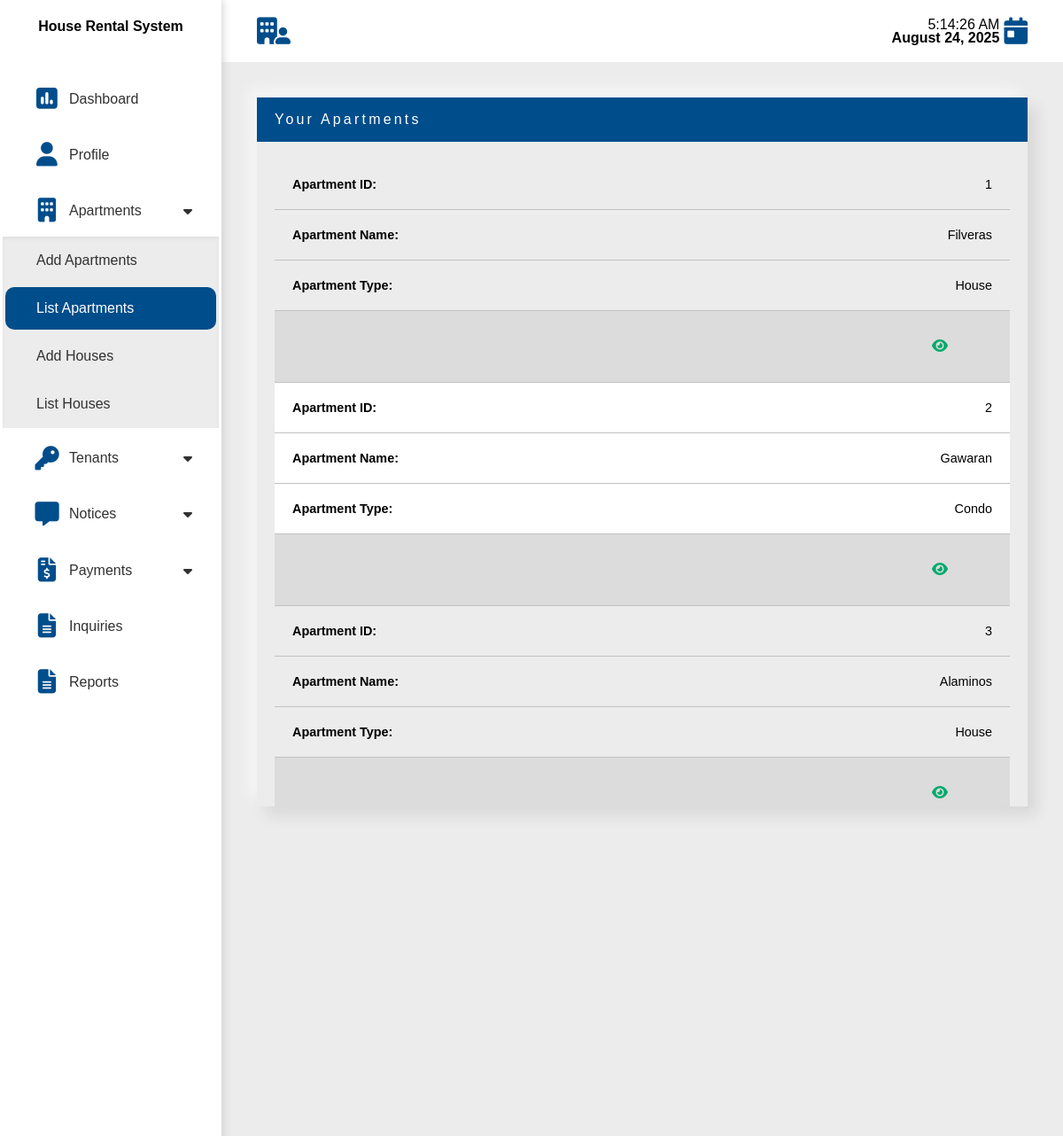
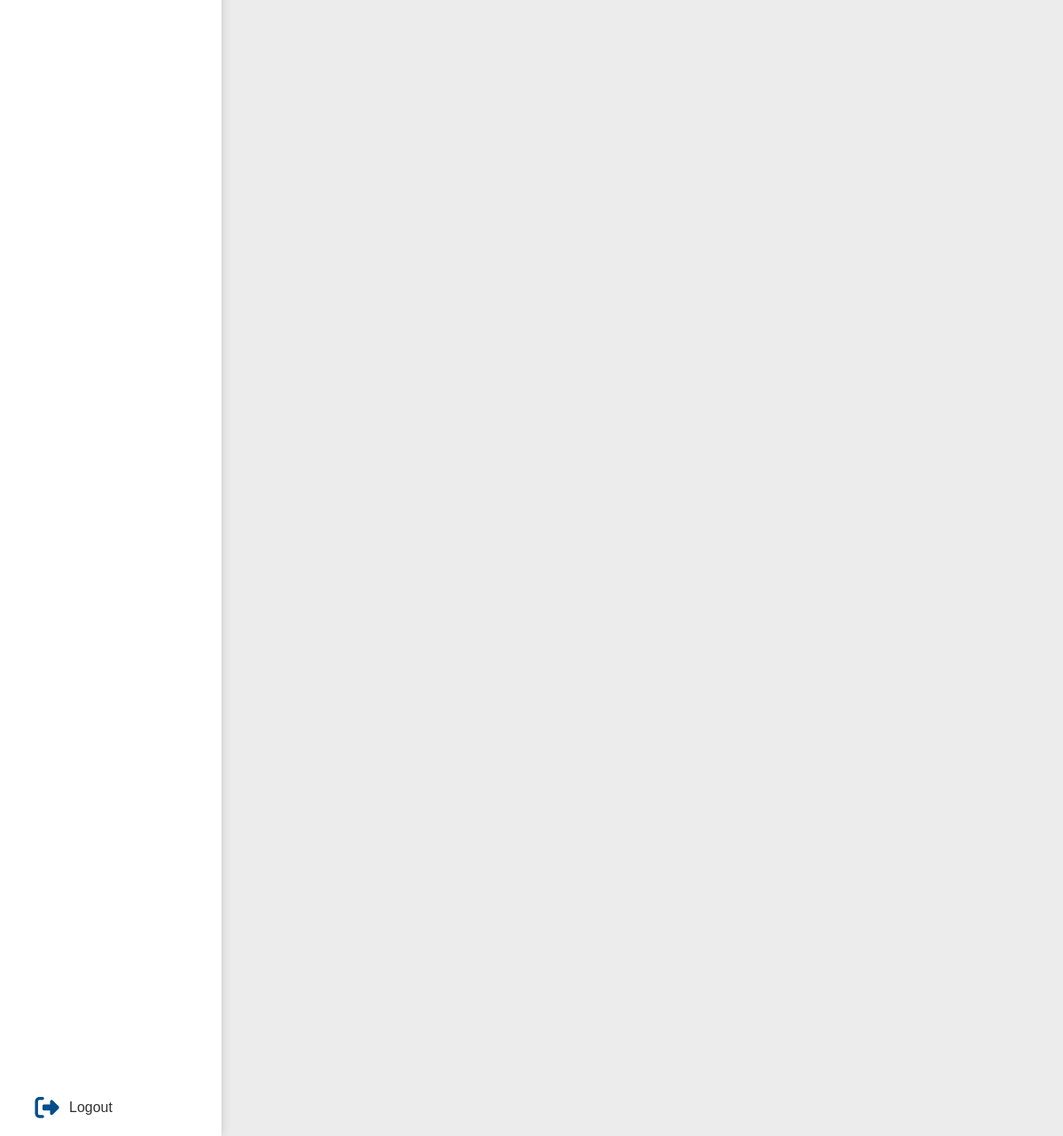
Screenshot of /landlord/list-apartments.php (signed in) with the database file from the repository (2 pictures, top to bottom).
### tables this page shows
CREATE TABLE `tblapartment` (
  `Apartment_ID` int(11) NOT NULL,
  `Owner_ID` int(11) NOT NULL,
  `Apartment_Name` varchar(255) NOT NULL,
  `Apartment_Type` varchar(55) NOT NULL
);

### include/fetch-id.php (called while the page is built, shortened)
<?php
if (isset($_SESSION['User_ID'])) {
    $id = $_SESSION['User_ID'];
    $owneridquery = "SELECT * from tblowners where User_ID='$id'";
    $owneridresult = $con->query($owneridquery) or die($con->error);
    $owneridrow = $owneridresult->fetch_assoc();
    @$ownerid = $owneridrow['Owner_ID'];
    $apartmentidquery = "SELECT * from tblapartment where Owner_ID='$ownerid'";
    $apartmentidresult = $con->query($apartmentidquery);
    $apartmentid = array();
    while($apartmentidrow = $apartmentidresult->fetch_assoc()){
        $apartmentid[] = $apartmentidrow;
    }
} else {
    header('Location: ../login.php');
}
?>

### landlord/list-apartments.php (the view, shortened to what this page needs)
<?php
include_once "../connection/dbcon.php";
include_once "../include/fetch-id.php";
?>
<!DOCTYPE html>
<html lang="en">
<head>
    <link rel="stylesheet" href="css/style.css">
    <link rel="stylesheet" href="css/table.css">
    <link rel="stylesheet" href="css/input-handler.css">
</head>
<body>
    <div class="container">
        <?php include 'include/sidebar.php' ?>
        <main>
            <header>
                <i class="fa-solid fa-building-user"></i>
                <div class="time">
                    <div class="dateTime">
                        <?php
                        include "include/time.php"
                        ?>
                    </div>
                    <i class="fa-solid fa-calendar-day"></i>
                </div>
            </header>
            <div class="content">
                <div class="body">
                    <div class="view-information all-table">
                        <div class="heading">
                            <p>Your Apartments</p>
                        </div>
                        <div class="table-body">
                            <?php
                            if($apartmentidresult->num_rows>0){
                            ?>
                            <table class="table-default">
                                <tbody>
                                <?php
                                foreach ($apartmentid as $apartmentids) { ?>
                                    <tr>
                                        <td data-title="Apartment ID:"><?php echo $apartmentids["Apartment_ID"]; ?></td>
                                        <td data-title="Apartment Name:"><?php echo $apartmentids["Apartment_Name"]; ?></td>
                                        <td data-title="Apartment Type:"><?php echo $apartmentids["Apartment_Type"]; ?></td>
                                        <td>
                                        <a href="list-houses.php?apartmentid='<?php echo $apartmentids["Apartment_ID"]; ?>'" class="view">
                                                <i class="fa-solid fa-eye"></i>
                                            </a>
                                        </td>
                                    </tr>
                                <?php  }
                                ?>
                                </tbody>
                            </table>
                            <?php
                            }else{
                                ?> <div class="empty-content">
                                    <p>No Registered Apartment</p>
                                </div><?php
                            }
                            ?>
                        </div>
                    </div>
                </div>
            </div>
        </main>
    </div>
</body>
</html>

### landlord/css/style.css (style rules this page uses)
:root { --main-font-family: Arial, Helvetica, sans-serif; --main-color: #004d8b; --secondary-color: #229bff; --warning: rgb(255, 87, 87); --success: #04AA6D; --success-hover: #028d5a; }
main header { display: flex; justify-content: space-between; align-items: center; height: 70px; }
.time { display: flex; align-items: center; gap: 5px; }
.time i, header i { font-size: 1.9rem; color: var(--main-color); }
.dateTime { display: flex; flex-direction: column; align-items: end; }
.heading { background-color: var(--main-color); padding: 10px 20px; color: white; letter-spacing: 0.2rem; display: flex; justify-content: space-between; align-items: center; width: 100%; line-height: 30px; }
.content .body { width: 100%; display: grid; grid-gap: 20px; }
@media only screen and (max-width: 1400px) { .all-table { max-height: 800px; overflow: auto; } }
@media only screen and (max-width: 1400px) { .table-default td { display: flex; justify-content: space-between; position: relative; border-bottom: 1px solid rgb(194, 194, 194); } }
@media only screen and (max-width: 1400px) { .table-default td::before { content: attr(data-title); font-weight: bold; } }
@media only screen and (max-width: 1400px) { .table-default td:last-child { display: flex; justify-content: flex-end; gap: 10px; width: 100%; background-color: gainsboro; } }
@media only screen and (max-width: 1400px) { .table-default td:last-child a { margin-right: 10px; line-height: 40px; padding: 0 40px; border-radius: 6px; } }

### landlord/css/table.css (style rules this page uses)
:root { --main-font-family: Arial, Helvetica, sans-serif }
.all-table { background-color: #ececec; box-shadow: -10px -10px 15px rgba(255, 255, 255, 0.5), 10px 10px 15px rgba(70, 70, 70, 0.12); overflow: hidden; display: flex; flex-direction: column; flex: 3; min-width: 350px; height: 100%; }
.all-table .table-body { padding: 20px; overflow: auto; }
.table-default { border-collapse: collapse; width: 100%; table-layout: fixed; }
.table-default tbody tr { text-align: center; }
.table-default tbody tr:nth-child(even) { background-color: white; }
.table-default th, .table-default td { padding: 20px; word-break: normal; }
.table-default td { font-size: .9rem; text-transform: capitalize; font-family: var(--main-font-family); }
.table-default td i { color: #04AA6D; }

### landlord/css/input-handler.css (style rules this page uses)
:root { --main-color: #004d8b; --seconday-color:#229bff; }
a { color: black; text-decoration: none; }

### landlord/include/sidebar.css (style rules this page uses)
:root { --main-font-family: Arial, Helvetica, sans-serif; --main-color: #004d8b; --secondary-color: #229bff; --warning: rgb(255, 87, 87); --success: #04AA6D; --success-hover: #028d5a; }
* { margin: 0; padding: 0; box-sizing: border-box; font-family: 'Franklin Gothic Medium', 'Arial Narrow', Arial, sans-serif; font-size: 16px; }
body { width: 100vw; height: 100vh; display: flex; justify-content: center; overflow: hidden; }
.container { display: flex; width: 100%; height: 100%; max-width: 1920px; background-color: #ececec; }
.container main { width: 100%; }
main header { width: 100%; line-height: 60px; background-color: white; padding: 0 40px; }
main .content { width: 100%; height: auto; max-height: 95%; padding: 40px; display: flex; flex-wrap: wrap; gap: 20px; overflow: auto; }

### rows the page displays
tblapartment: Apartment_ID "1", Apartment_Name "Filveras", Apartment_Type "House"
tblapartment: Apartment_ID "2", Apartment_Name "Gawaran", Apartment_Type "Condo"
tblapartment: Apartment_ID "3", Apartment_Name "Alaminos", Apartment_Type "House"
